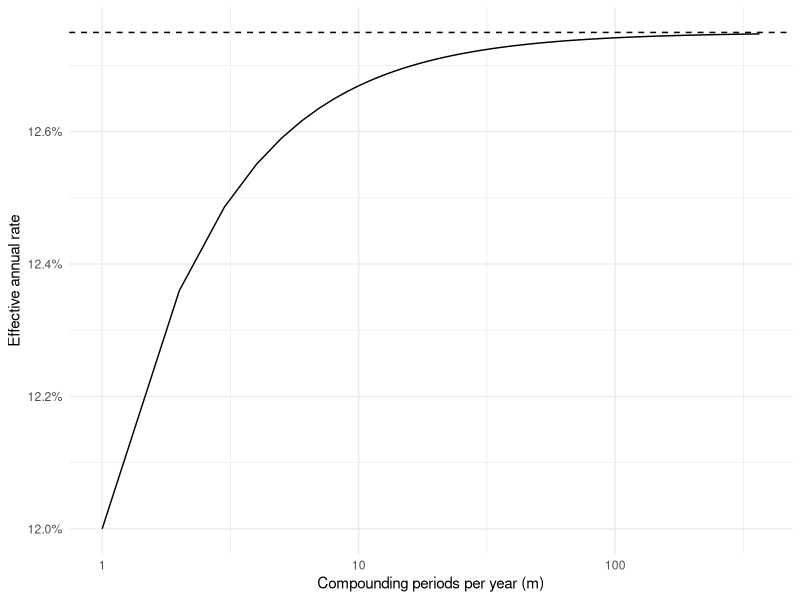

This figure's R source:
## ---- chunk 1
#| echo: false
#| fig-cap: "Effective annual rate against compounding frequency (12% nominal)."

library(ggplot2)

nominal <- 0.12
df <- data.frame(m = 1:365)
df$effective <- (1 + nominal / df$m)^df$m - 1

ggplot(df, aes(x = m, y = effective)) +
  geom_line() +
  geom_hline(yintercept = exp(nominal) - 1, linetype = "dashed") +
  scale_x_log10() +
  scale_y_continuous(labels = scales::percent_format(accuracy = 0.1)) +
  labs(x = "Compounding periods per year (m)", y = "Effective annual rate") +
  theme_minimal()
